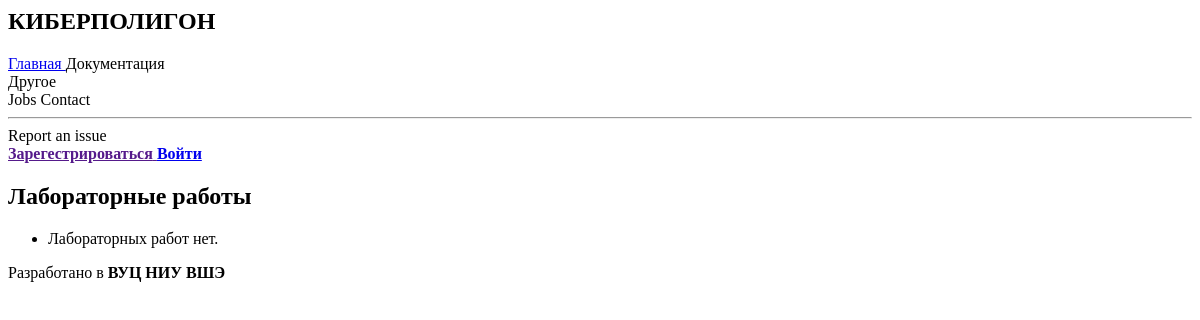
The app's page /cyberpolygon/, older data.
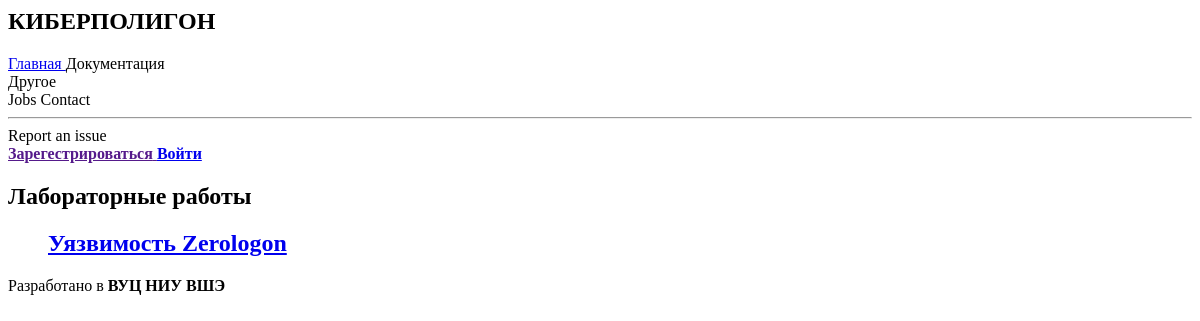
The same page, newer data.
### interface/models.py (models this page shows, shortened)
class Lab(models.Model):
    name = models.CharField('Имя', max_length=255, primary_key=True)
    description = models.TextField('Описание')
    answer_flag = models.CharField('Ответный флаг', max_length=1024, null=True)
    slug = models.SlugField('Название в адресной строке', unique=True)
    class Meta:
        verbose_name = 'Лабораторная работа'
        verbose_name_plural = 'Лабораторные работы'

### interface/views.py (the view)
# urls.py: path("", LabListView.as_view(), name="lab-list")
class LabListView(ListView):
    model = Lab

### templates/interface/lab_list.html
{% extends 'interface/base.html' %}
{% block content %}
<div class="block">
<h1 class="title is-1">Лабораторные работы</h1>
<ul>
{% for lab in object_list %}
    <div class="box">
        <h2 class="title is-3 is-link"><a href="{% url 'interface:lab-list' %}{{ lab.slug }}">{{ lab.name }}</a></h2>
    </div>
{% empty %}
    <li>Лабораторных работ нет.</li>
{% endfor %}
</ul>
</div>
{% endblock %}

Row changes from the older to the newer data that the page shows:
added Lab: name "Уязвимость Zerologon"
Text that changed along with them:
text no longer shown: "Лабораторных работ нет."
